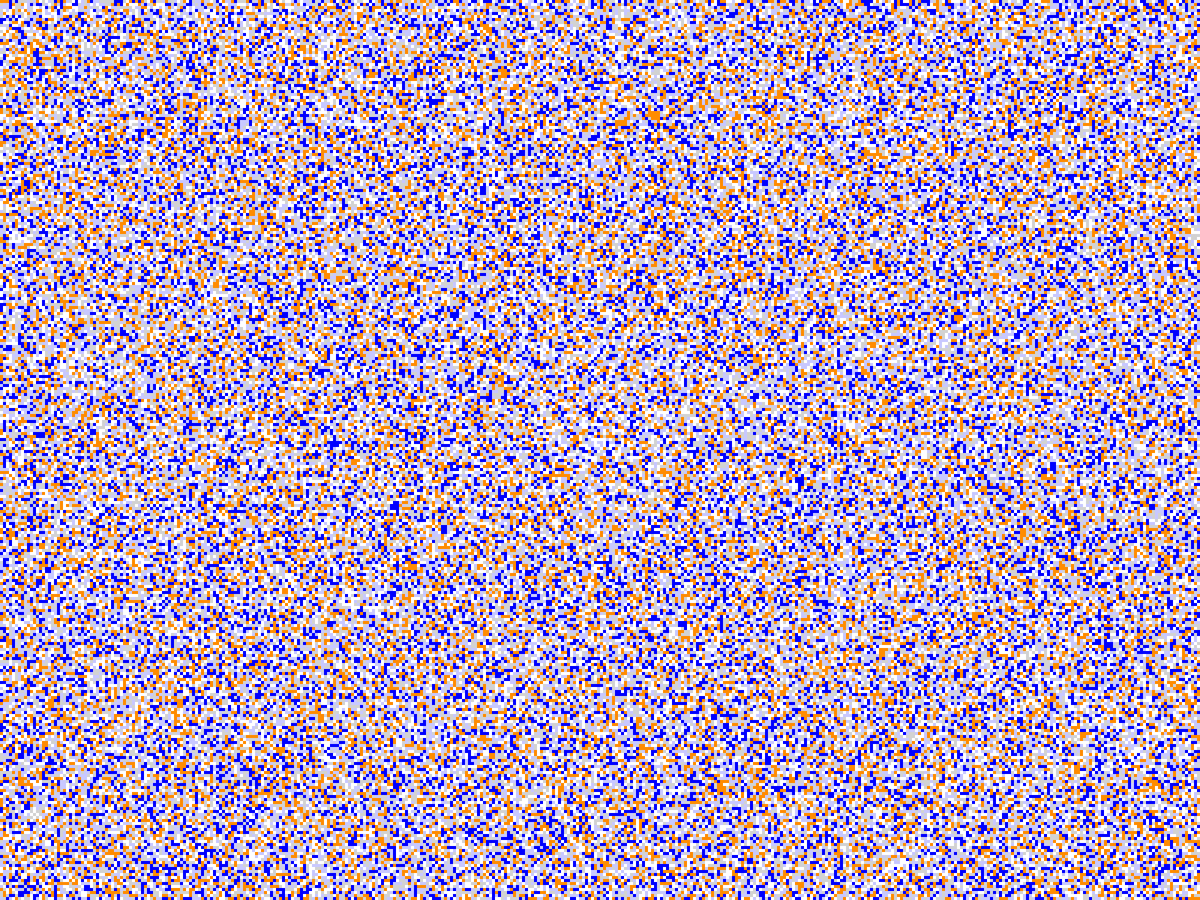
Frame 1 (no input)
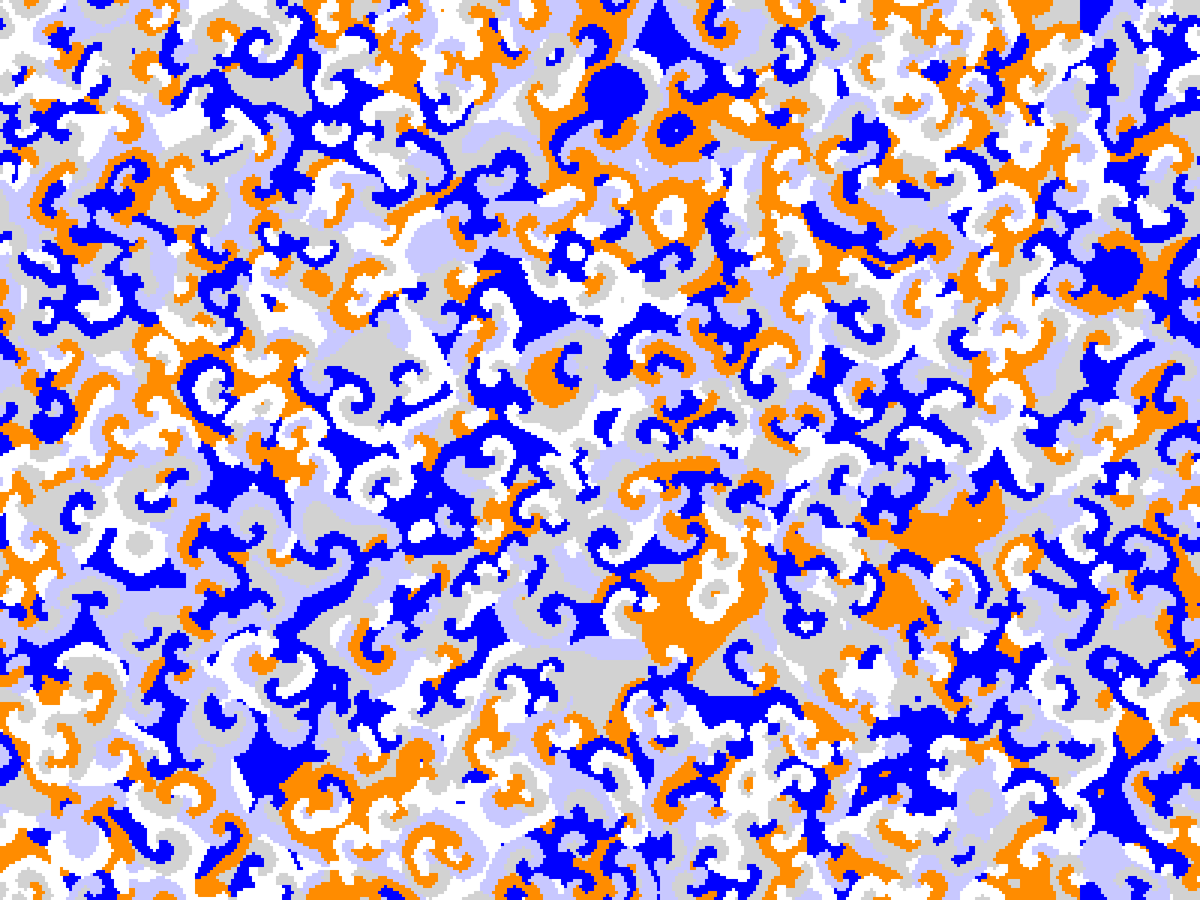
Frame 60 (the mouse pressed at the canvas centre just before this capture)
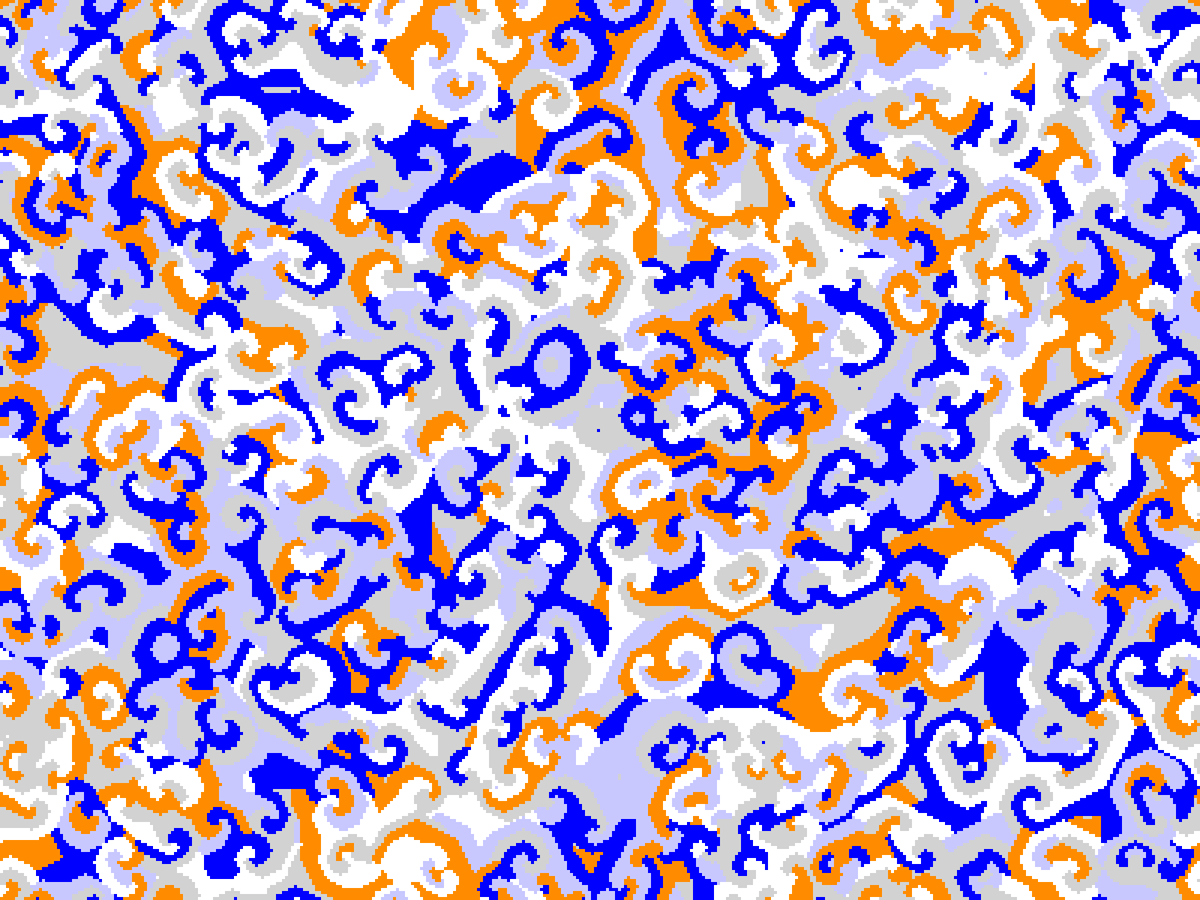
Frame 120 (the mouse held since frame 60 and released just before this capture)

The Processing sketch that drew these frames (run headless with seeded random() and noise(); from frame 60 on, the mouse is pressed at the canvas centre):

// Processing sketch: Ro_pa_si_li_sp
// ── Ro_pa_si_li_sp.pde
color [][] tab;
color [][] oldtab;

color rock = color(255);
color paper = color(210, 210, 210);
color scissor = color(0, 0, 255);
color lizard = color(255, 140, 0);
color spock = color(200, 200, 255);

int threshold = 3;
int randomn;

int lato = 4;

void setup() {

  fullScreen();
  noStroke();

  tab = new int [width / lato][height / lato];
  oldtab = new int [width / lato][height / lato];

  for (int x = 0; x < width / lato; x++) {
    for (int y = 0; y < height / lato; y++) {

      int r = int(random(5));

      switch(r) {

      case 0:
        tab[x][y] = rock;
        break;

      case 1:
        tab[x][y] = paper;
        break;

      case 2: 
        tab[x][y] = scissor;
        break;

      case 3:
        tab[x][y] = lizard;
        break;

      case 4:
        tab[x][y] = spock;
        break;
      }

      fill(tab[x][y]);

      rect(x * lato, y * lato, lato, lato);

      oldtab[x][y] = tab[x][y];
    }
  }
}


void draw() {

  for (int x = 0; x < width / lato; x++) {
    for (int y = 0; y < height / lato; y++) {

      fill(tab[x][y]);
      rect(x * lato, y * lato, lato, lato);

      oldtab[x][y] = tab[x][y];
    }
  }

  update();
}

void update() {

  randomn = int(random(0));

  for (int x = 0; x < width / lato; x++) {
    for (int y = 0; y < height / lato; y++) {

      if (oldtab[x][y] == rock) {

        fight(x, y, paper, spock);
      } else if (oldtab[x][y] == paper) {

        fight(x, y, scissor, lizard);
      } else if (oldtab[x][y] == scissor) {

        fight(x, y, rock, spock);
      } else if (oldtab[x][y] == lizard) {

        fight(x, y, rock, scissor);
      } else if (oldtab[x][y] == spock) {

        fight(x, y, paper, lizard);
      }
    }
  }
}

void fight(int x, int y, color enemy1, color enemy2) {

  int counter1 = 0;
  int counter2 = 0;

  for (int lr = x - 1; lr <= x + 1; lr++) {
    for (int ud = y - 1; ud <= y + 1; ud++) {

      if (lr != x || ud != y) {

        if ((lr >= 0 && lr < width / lato) && (ud >= 0 && ud < height / lato)) {

          if (oldtab[lr][ud] == enemy1) {
            counter1++;
          } else if (oldtab[lr][ud] == enemy2) {
            counter2++;
          }

          //tab[lr][ud] = scissor;
        } else {

          int outx = lr;
          int outy = ud;

          if (outx < 0) {
            outx = (width / lato) - 1;
          } else if (outx >= width / lato) {
            outx = 0;
          }

          if (outy < 0) {
            outy = (height / lato) - 1;
          } else if (outy >= height / lato) {
            outy = 0;
          }

          if (oldtab[outx][outy] == enemy1) {
            counter1++;
          } else if (oldtab[outx][outy] == enemy2) {
            counter2++;
          }
        }
      }
    }
  }

  if (counter1 >= threshold + randomn|| counter2 >= threshold + randomn) {

    if (counter1 >= counter2) {

      tab[x][y] = enemy1;
    } else {

      tab[x][y] = enemy2;
    }
  } else {
    tab[x][y] = oldtab[x][y];
  }
}
